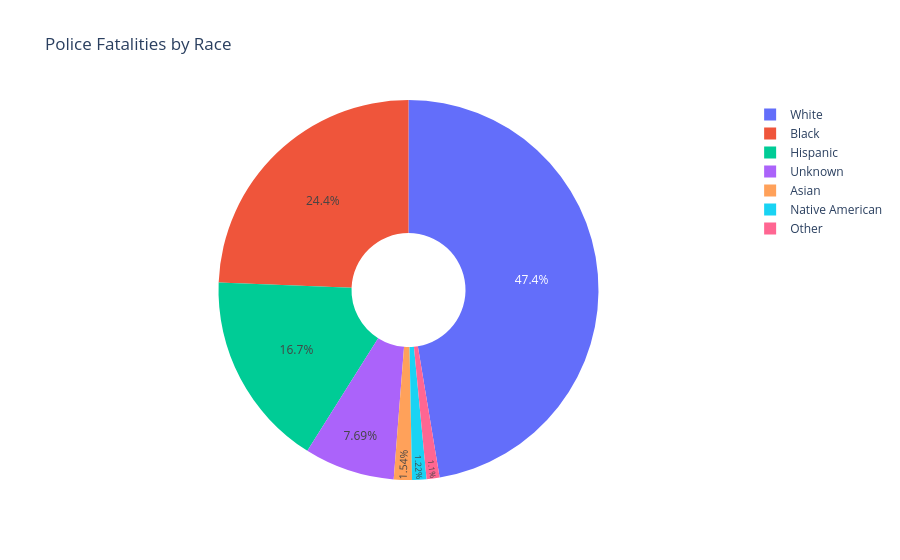

The notebook cell saved with this chart:
### Code cell
race_fatality_pie = px.pie(races_death_count, values='fatalities', title='Police Fatalities by Race', 
                           names='race', hole=0.3)
race_fatality_pie.update_traces(textposition='inside', textinfo='percent')
race_fatality_pie.show()

### Figure 1 — Plotly figure (JSON) as saved in the notebook; plotly's stock layout.template omitted (floating-point values rounded to 4 significant figures)
{"data": [{"domain": {"x": [0, 1], "y": [0, 1]}, "hole": 0.3, "hovertemplate": "race=%{label}<br>fatalities=%{value}<extra></extra>", "labels": ["White", "Black", "Hispanic", "Unknown", "Asian", "Native American", "Other"], "legendgroup": "", "name": "", "showlegend": true, "textinfo": "percent", "textposition": "inside", "type": "pie", "values": [1201, 618, 423, 195, 39, 31, 28]}], "layout": {"legend": {"tracegroupgap": 0}, "title": {"text": "Police Fatalities by Race"}}}
